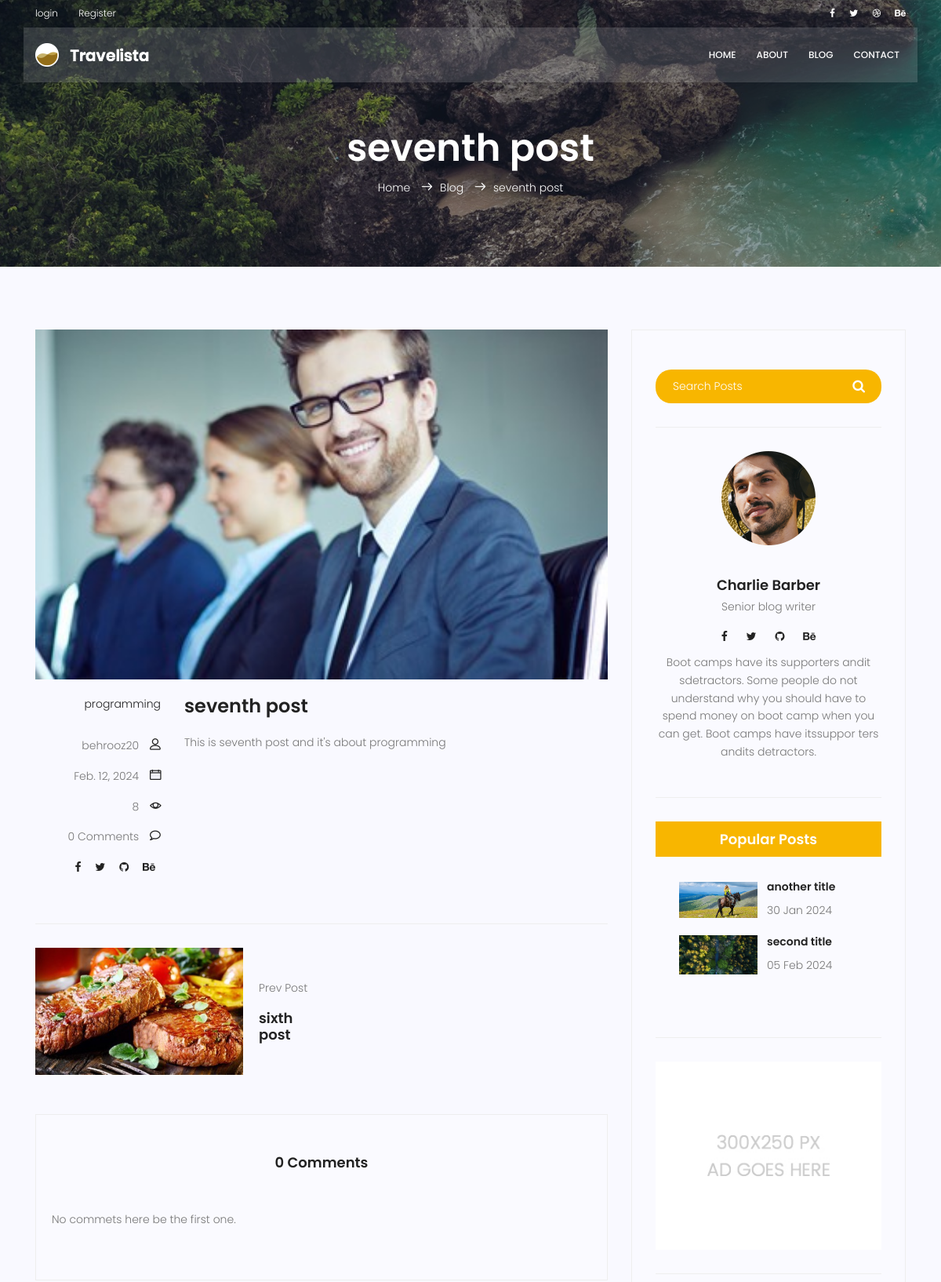
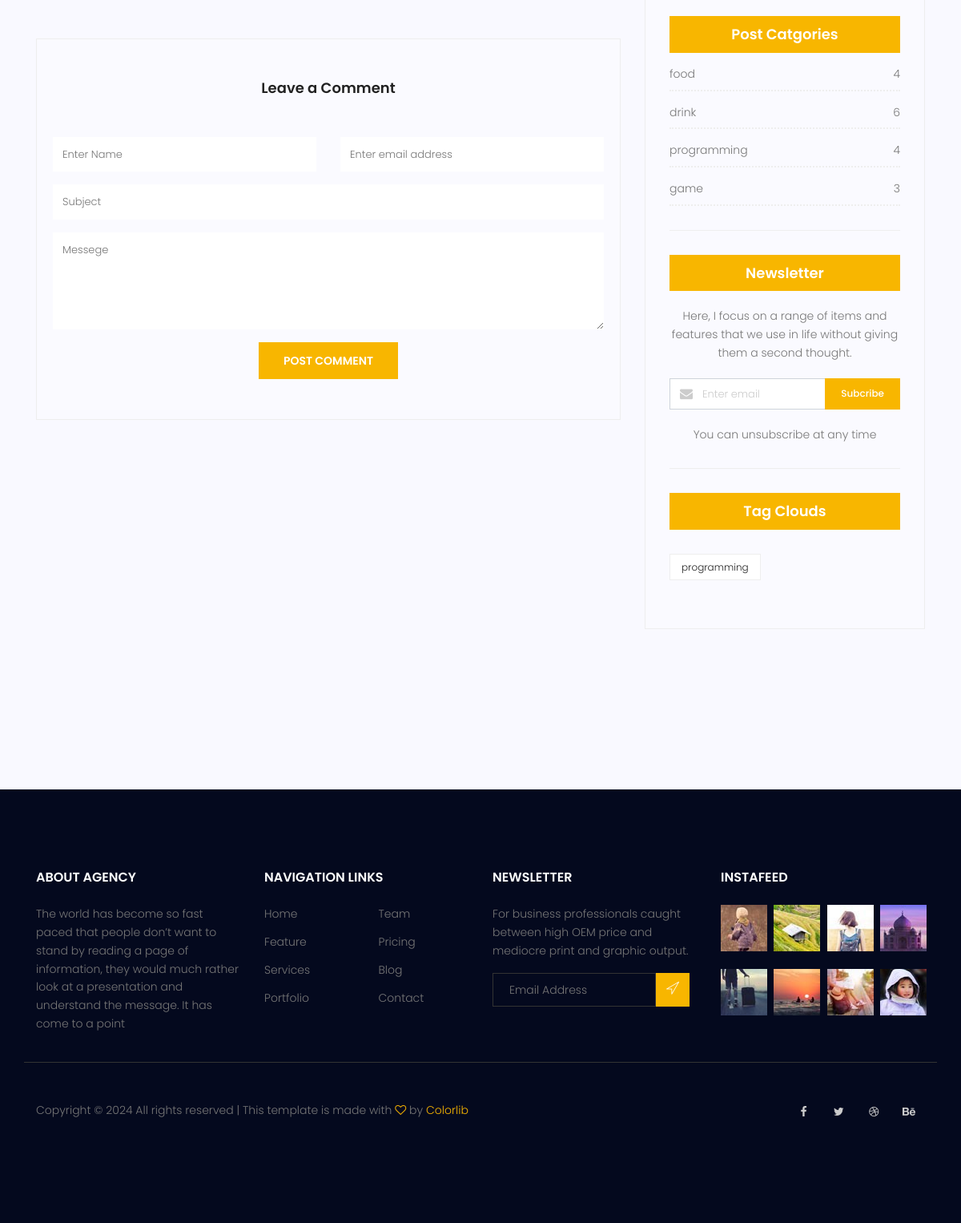
/blog/10, run on the app's committed database (2 pictures, top to bottom).
### blog/models.py (models this page shows, shortened)
class Post(models.Model):
    author = models.ForeignKey(User, on_delete=models.SET_NULL, null=True)
    image = models.ImageField(upload_to='blog/', default='blog/default.jpg')
    title = models.CharField(max_length=250)
    content = models.TextField()
    category = models.ManyToManyField(Category)
    tags = TaggableManager()
    counted_view = models.IntegerField(default = 0)
    status = models.BooleanField(default = False)
    login_require = models.BooleanField(default=False)
    published_date = models.DateTimeField(null=True)
    creaded_date = models.DateTimeField(auto_now_add = True)
    updated_date = models.DateTimeField(auto_now = True)
    class Meta:
        ordering = ['published_date']

class Category(models.Model):
    name = models.CharField(max_length=250)
    def __str__(self):
        return self.name

### blog/views.py (the view, shortened to what this page needs)
# urls.py: path('<int:pid>', single_page,name='single'),
def single_page(request, pid):
    post = get_object_or_404(Post, pk=pid, status=True, published_date__lte=timezone.now())
    post_previous = Post.objects.filter(id__lt=pid, status=True, published_date__lte=timezone.now()).last()
    post_next = Post.objects.filter(id__gt=pid, status=True, published_date__lte=timezone.now()).first()
    post.counted_view += 1
    post.save()
    if not post.login_require:
        comments = Comment.objects.filter(post=post.id, approved=True)
        context = {'post': post, 'post_previous': post_previous, 'post_next':post_next, 'comments':comments}
        return render(request, 'blog/blog-single.html', context)
    else:
        return HttpResponseRedirect(reverse('accounts:login'))

### blog/templatetags/blog_tags.py (called while the page is built)
@register.inclusion_tag('blog/popular-posts.html')
def popular_post():
    posts = Post.objects.filter(status=1).order_by('published_date')[:2]
    return {'posts':posts}

@register.inclusion_tag('blog/post-category.html')
def post_category():
    posts = Post.objects.filter(status=1)
    categories = Category.objects.all()
    cat_dict = {}
    for name in categories:
        cat_dict[name] = posts.filter(category=name).count()
    return {'categories':cat_dict}

### templates/blog/blog-single.html (shortened to what this page needs)
{% extends 'base.html' %}
{% load static %}
{% load blog_tags %}
{% load humanize %}
{% block content %}
<section class="relative about-banner">
	<div class="overlay overlay-bg"></div>
	<div class="container">
		<div class="row d-flex align-items-center justify-content-center">
			<div class="about-content col-lg-12">
				<h1 class="text-white">
					{{post.title}}
				</h1>
				<p class="text-white link-nav"><a href="{% url 'website:index' %}">Home </a> <span
						class="lnr lnr-arrow-right"></span><a href="{% url 'blog:index' %}">Blog </a> <span
						class="lnr lnr-arrow-right"></span>{{post.title}}</p>
			</div>
		</div>
	</div>
</section>
<section class="post-content-area single-post-area">
	<div class="container">
		<div class="row">
			<div class="col-lg-8 posts-list">
				<div class="single-post row">
					<div class="col-lg-12">
						<div class="feature-img">
							<img class="img-fluid" src="{{post.image.url}}" alt="">
						</div>
					</div>
					<div class="col-lg-3  col-md-3 meta-details">
						<ul class="tags">
							<li><a href="#">{{post.category.all|join:','}}</a></li>
						</ul>
						<div class="user-details row">
							<p class="user-name col-lg-12 col-md-12 col-6"><a href="#">{{post.author}}</a> <span
									class="lnr lnr-user"></span></p>
							<p class="date col-lg-12 col-md-12 col-6"><a href="#">{{post.published_date|naturalday}}</a>
								<span class="lnr lnr-calendar-full"></span>
							</p>
							<p class="view col-lg-12 col-md-12 col-6"><a href="#">{{post.counted_view}}</a> <span
									class="lnr lnr-eye"></span></p>
							<p class="comments col-lg-12 col-md-12 col-6"><a href="#">{{comments|length}} Comments</a>
								<span class="lnr lnr-bubble"></span>
							</p>
							<ul class="social-links col-lg-12 col-md-12 col-6">
								<li><a href="#"><i class="fa fa-facebook"></i></a></li>
								<li><a href="#"><i class="fa fa-twitter"></i></a></li>
								<li><a href="#"><i class="fa fa-github"></i></a></li>
								<li><a href="#"><i class="fa fa-behance"></i></a></li>
							</ul>
						</div>
					</div>
					<div class="col-lg-9 col-md-9">
						<h3 class="mt-20 mb-20">{{post.title}}</h3>
						<p class="excert">
							{{post.content|safe}}
						</p>
					</div>
				</div>
				<div class="navigation-area">
					<div class="row">
						<div
							class="col-lg-6 col-md-6 col-12 nav-left flex-row d-flex justify-content-start align-items-center">
							{% if post_previous %}
							<div class="thumb">
								<a href="#"><img class="img-fluid" src="{{post_previous.image.url}}" alt=""></a>
							</div>
							<div class="arrow">
								<a href="#"></a>
							</div>
							<div class="detials">
								<p>Prev Post</p>
								<a href="{% url 'blog:single' pid=post_previous.id %}">
									<h4>{{post_previous.title}}</h4>
								</a>
							</div>
							{% endif %}
						</div>
						<div
							class="col-lg-6 col-md-6 col-12 nav-right flex-row d-flex justify-content-end align-items-center">
							<div class="arrow">
								<a href="#"></a>
							</div>
						</div>
					</div>
				</div>
				<div class="comments-area">
					<h4>{{comments|length}} Comments</h4>
					{% for comment in comments %}
					<div class="comment-list">
						<div class="single-comment justify-content-between d-flex">
							<div class="user justify-content-between d-flex">
								<div class="thumb">
									<img src="{% static 'img/blog/c1.jpg' %}" alt="">
								</div>
								<div class="desc">
									<h5><a href="#">{{comment.name}}</a></h5>
									<p class="date">{{comment.created_date|naturalday}}</p>
									<p class="comment">
										{{comment.message}}
									</p>
								</div>
							</div>
							<div class="reply-btn">
								<a href="" class="btn-reply text-uppercase">reply</a>
							</div>
						</div>
					</div>
					{% empty %}
					<p> No commets here be the first one. </p>
					{% endfor %}
				</div>
				<div class="comment-form">
					<h4>Leave a Comment</h4>
					<form method="post" action="{% url 'blog:single' pid=post.id %}">
						{% if request.user.is_authenticated %}
						<input type="hidden" name="name" value={{request.user.first_name}}>
						<input type="hidden" name="email" value={{request.user.email}}>
						{% else %}
						<div class="form-group form-inline">
							<div class="form-group col-lg-6 col-md-12 name">
								<input type="text" class="form-control" name="name" placeholder="Enter Name"
									onfocus="this.placeholder = ''" onblur="this.placeholder = 'Enter Name'">
							</div>
							<div class="form-group col-lg-6 col-md-12 email">
								<input type="email" class="form-control" name="email" placeholder="Enter email address"
									onfocus="this.placeholder = ''" onblur="this.placeholder = 'Enter email address'">
							</div>
						</div>
						{% endif %}
						<div class="form-group">
							<input type="text" class="form-control" name="subject" placeholder="Subject"
								onfocus="this.placeholder = ''" onblur="this.placeholder = 'Subject'">
						</div>
						<div class="form-group">
							<textarea class="form-control mb-10" rows="5" name="message" placeholder="Messege"
								onfocus="this.placeholder = ''" onblur="this.placeholder = 'Messege'"
								required=""></textarea>
						</div>
						<button type="submit" href="#" class="primary-btn text-uppercase">Post Comment</button>
					</form>
				</div>
			</div>
			<div class="col-lg-4 sidebar-widgets">
				<div class="widget-wrap">
					<div class="single-sidebar-widget search-widget">
						<form class="search-form" action="#">
							<input placeholder="Search Posts" name="search" type="text" onfocus="this.placeholder = ''"
								onblur="this.placeholder = 'Search Posts'">
							<button type="submit"><i class="fa fa-search"></i></button>
						</form>
					</div>
					<div class="single-sidebar-widget user-info-widget">
						<img src="{% static 'img/blog/user-info.png' %}" alt="">
						<a href="#">
							<h4>Charlie Barber</h4>
						</a>
						<p>
							Senior blog writer
						</p>
						<ul class="social-links">
							<li><a href="#"><i class="fa fa-facebook"></i></a></li>
							<li><a href="#"><i class="fa fa-twitter"></i></a></li>
							<li><a href="#"><i class="fa fa-github"></i></a></li>
							<li><a href="#"><i class="fa fa-behance"></i></a></li>
						</ul>
						<p>
							Boot camps have its supporters andit sdetractors. Some people do not understand why you
							should have to spend money on boot camp when you can get. Boot camps have itssuppor ters
							andits detractors.
						</p>
					</div>
					<div class="single-sidebar-widget popular-post-widget">
						<h4 class="popular-title">Popular Posts</h4>
						{% popular_post %}
					</div>
					<div class="single-sidebar-widget ads-widget">
						<a href="#"><img class="img-fluid" src="{% static 'img/blog/ads-banner.jpg' %}" alt=""></a>
					</div>
					{% post_category %}
					<div class="single-sidebar-widget newsletter-widget">
						<h4 class="newsletter-title">Newsletter</h4>
						<p>
							Here, I focus on a range of items and features that we use in life without
							giving them a second thought.
						</p>
						<div class="form-group d-flex flex-row">
							<div class="col-autos">
								<div class="input-group">
									<div class="input-group-prepend">
										<div class="input-group-text"><i class="fa fa-envelope" aria-hidden="true"></i>
										</div>
									</div>
									<input type="text" class="form-control" id="inlineFormInputGroup"
										placeholder="Enter email" onfocus="this.placeholder = ''"
										onblur="this.placeholder = 'Enter email'">
								</div>
							</div>
							<a href="#" class="bbtns">Subcribe</a>
						</div>
						<p class="text-bottom">
							You can unsubscribe at any time
						</p>
					</div>
					{% include 'blog/post-tags.html' %}
				</div>
			</div>
		</div>
	</div>
</section>
{% endblock %}

### templates/blog/popular-posts.html
{% load static %}
<div class="single-sidebar-widget popular-post-widget">
    <div class="popular-post-list">
        {% for post in posts %}
        <div class="single-post-list d-flex flex-row align-items-center">
            <div class="thumb">
                <img class="img-fluid" src="{{post.image.url}}" alt="">
            </div>
            <div class="details">
                <a href="{% url 'blog:single' pid=post.id %}">
                    <h6>{{post.title}}</h6>
                </a>
                <p>{{post.published_date|date:'d M Y'}}</p>
            </div>
        </div>
        {% endfor %}
    </div>
</div>

### templates/blog/post-category.html
<div class="single-sidebar-widget post-category-widget">
    <h4 class="category-title">Post Catgories</h4>
    <ul class="cat-list">
        {% for name,count in categories.items %}
        <li>
            <a href="{% url 'blog:category' cat_name=name %}" class="d-flex justify-content-between">
                <p>{{name}}</p>
                <p>{{count}}</p>
            </a>
        </li>
        {% endfor %}
    </ul>
</div>

### templates/blog/post-tags.html
<div class="single-sidebar-widget tag-cloud-widget">
    <h4 class="tagcloud-title">Tag Clouds</h4>
    <ul>
        {% for tag in post.tags.all %}
        <li><a href="{% url 'blog:tag' tag_name=tag.name %}">{{tag.name}}</a></li>
        {% endfor %}
    </ul>
</div>

### data on the page
Post: title "seventh post", image (picture), category.all "programming", author "behrooz20", published_date "Feb. 12, 2024", counted_view "8", content "This is seventh post and it's about programming"
Post: image (picture), title "sixth post"
Post: image (placeholder picture), title "another title", published_date "30 Jan 2024"
Post: image (picture), title "second title", published_date "05 Feb 2024"
Category: name "food", count "4"
Category: name "drink", count "6"
Category: name "programming", count "4"
Category: name "game", count "3"
Tag: name "programming"

### other printed values
{{ comments|length }} "0"
